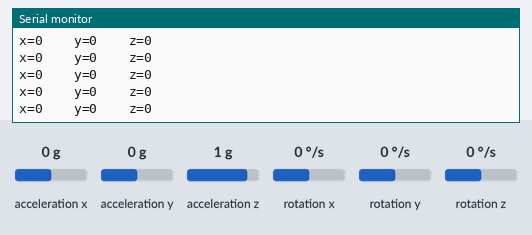
Simulated run of this sketch. Board: ESP8266 (NodeMCU). Shown: the last lines printed to the serial monitor. Wiring (inferred from the names in the program): MPU-6050 motion sensor at I2C address 0x68. The test bench sets the inputs (shaded band); at power-on: rotation x 0 °/s, rotation y 0 °/s, rotation z 0 °/s, acceleration x 0 g, acceleration y 0 g, acceleration z 1 g.

Above: at 5.8 s.
5.9 s: rotation x set to -192 °/s
At 6.6 s:
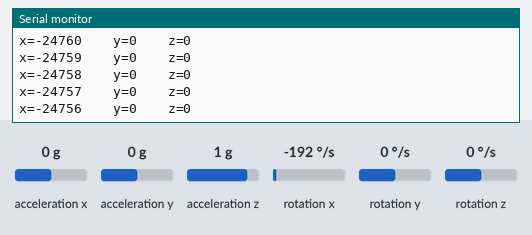
7.4 s: rotation y set to -192 °/s
At 7.9 s:
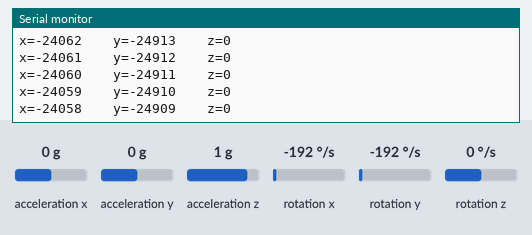
8.9 s: rotation z set to -192 °/s
Timing chart, 0 to 9.9 s (numbered marks = the images above; inputs shaded):
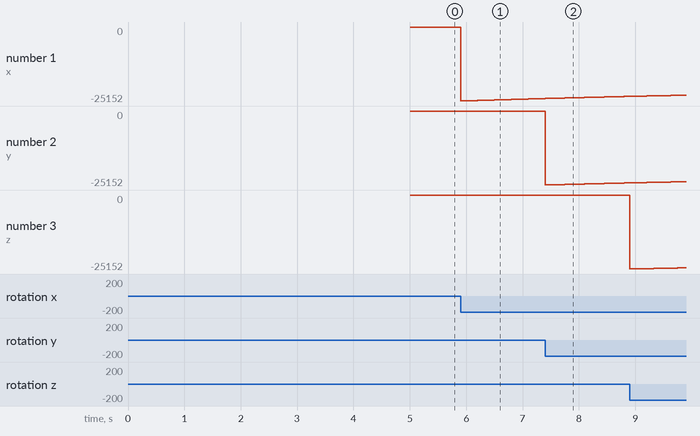

The sketch:

MPU_calibration.ino
```cpp
#include <EEPROM.h>
#include <Wire.h>


#define CALIBRATION_TIME 20000
int16_t AcX, AcY, AcZ, Tmp, GyX, GyY, GyZ;

#define BUFF_SIZE 200
float avg_gx[BUFF_SIZE];
float avg_gy[BUFF_SIZE];
float avg_gz[BUFF_SIZE];

struct
{
    int16_t x;
    int16_t y;
    int16_t z;
} gyro_offset;

int timestep = 0;
unsigned long current_millis;
unsigned long prev_millis;

// ====================================== //
// SETUP
// ====================================== //
void setup()
{
    Serial.begin(115200);
    setupMPU();
}

// ====================================== //
// LOOP
// ====================================== //
void loop()
{
    Serial.println("Warming up, calibration will start in 5secs ...");
    delay(5000);
    Serial.println("Starting, DON'T MOVE !!! ");

    unsigned long start = millis();
    while (millis() - start < CALIBRATION_TIME)
    {
        wdt_reset(); // reset watchdog timer
        current_millis = millis();
        if (prev_millis - current_millis > 15) {
            getMpuValues();

            if (GyX > 0) gyro_offset.x--; else if (GyX < 0) gyro_offset.x++;
            if (GyY > 0) gyro_offset.y--; else if (GyY < 0) gyro_offset.y++;
            if (GyZ > 0) gyro_offset.z--; else if (GyZ < 0) gyro_offset.z++;
        }
    }
    Serial.println("Finished calibrating");
    Serial.printf("GyX_offset: %d \t GyY_offset: %d \t GyZ_offset: %d\n", gyro_offset.x, gyro_offset.y, gyro_offset.z);
    delay(3000);
    writeEEPROM();

    while(1){}
}

// ====================================== //
// FUNCTIONS
// ====================================== //
void setupMPU()
{
    Wire.begin();
    Wire.beginTransmission(0x68);
    Wire.write(0x6B); // PWR_MGMT_1 register
    Wire.write(0);    // set to zero (wakes up the MPU-6050)
    Wire.endTransmission(true);
}

void getMpuValues()
{
    Wire.beginTransmission(0x68);
    Wire.write(0x3B); // starting with register 0x3B (ACCEL_XOUT_H)
    Wire.endTransmission(false);
    Wire.requestFrom(0x68, 14, true);     // request a total of 14 registers
    AcX = Wire.read() << 8 | Wire.read(); // 0x3B (ACCEL_XOUT_H) & 0x3C (ACCEL_XOUT_L)
    AcY = Wire.read() << 8 | Wire.read(); // 0x3D (ACCEL_YOUT_H) & 0x3E (ACCEL_YOUT_L)
    AcZ = Wire.read() << 8 | Wire.read(); // 0x3F (ACCEL_ZOUT_H) & 0x40 (ACCEL_ZOUT_L)
    Tmp = Wire.read() << 8 | Wire.read(); // 0x41 (TEMP_OUT_H) & 0x42 (TEMP_OUT_L)
    GyX = Wire.read() << 8 | Wire.read(); // 0x43 (GYRO_XOUT_H) & 0x44 (GYRO_XOUT_L)
    GyY = Wire.read() << 8 | Wire.read(); // 0x45 (GYRO_YOUT_H) & 0x46 (GYRO_YOUT_L)
    GyZ = Wire.read() << 8 | Wire.read(); // 0x47 (GYRO_ZOUT_H) & 0x48 (GYRO_ZOUT_L)
    GyX += gyro_offset.x;
    GyY += gyro_offset.y;
    GyZ += gyro_offset.z;
    Serial.printf("x=%d\t\ty=%d\t\tz=%d\n", GyX, GyY, GyZ);
}


void writeEEPROM()
{
    uint addr = 0;

    Serial.println("Writing data to Flash memory");

    // commit 512 bytes of ESP8266 flash (for "EEPROM" emulation)
    // this step actually loads the content (512 bytes) of flash into
    // a 512-byte-array cache in RAM
    EEPROM.begin(512);

    // replace values in byte-array cache with modified data
    // no changes made to flash, all in local byte-array cache
    EEPROM.put(addr, gyro_offset);

    // actually write the content of byte-array cache to
    // hardware flash.  flash write occurs if and only if one or more byte
    // in byte-array cache has been changed, but if so, ALL 512 bytes are
    // written to flash
    EEPROM.commit();

    Serial.println("Finished! Exiting..");
}
```

Measured:
- after the input at 5.9 s, the serial monitor: prints a new line at once (image 1)
- plotted number 1: 0 → -24303 after the input at 5.9 s
